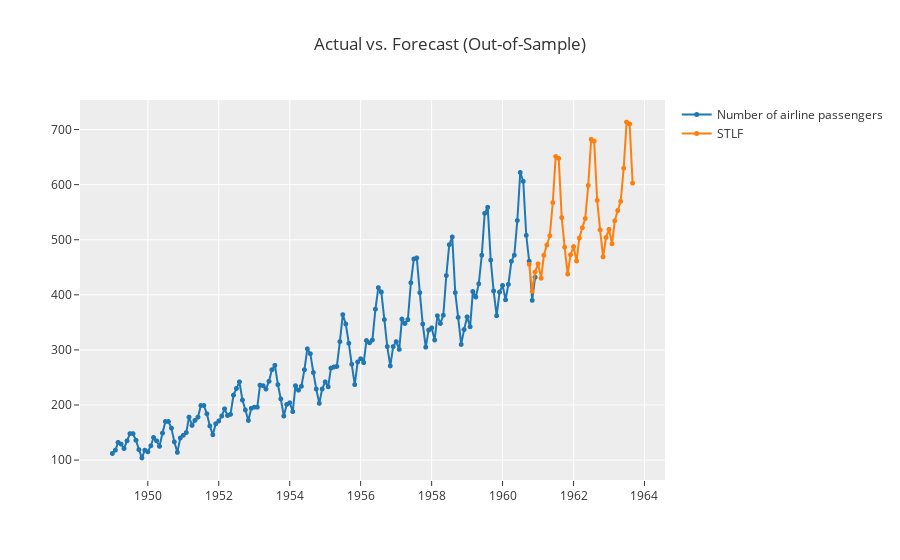

The cell this chart's notebook holds for it:
### Code cell
# forecast plot for the next 36 months
plot_model(best, plot = 'forecast', data_kwargs={'fh' : 36})

### Figure 1 — Plotly figure (JSON) as saved in the notebook; plotly's stock layout.template omitted (floating-point values rounded to 4 significant figures; data arrays with more than 128 entries replaced by an {"elided": "..."} marker saying what was removed)
{"data": [{"line": {"color": "rgb(31, 119, 180)", "width": 2}, "marker": {"color": "rgb(31, 119, 180)", "size": 5}, "mode": "lines+markers", "name": "Number of airline passengers", "type": "scattergl", "x": {"elided": "177 str values"}, "xaxis": "x", "y": {"elided": "177 int values"}, "yaxis": "y"}, {"line": {"color": "rgb(255, 127, 14)", "width": 2}, "marker": {"color": "rgb(255, 127, 14)", "size": 5}, "mode": "lines+markers", "name": "STLF", "type": "scattergl", "x": {"elided": "177 str values"}, "xaxis": "x", "y": {"elided": "177 float values"}, "yaxis": "y"}], "layout": {"showlegend": true, "title": {"text": "Actual vs. Forecast (Out-of-Sample)"}, "xaxis": {"anchor": "y", "domain": [0, 1]}, "yaxis": {"anchor": "x", "domain": [0, 1]}}}
